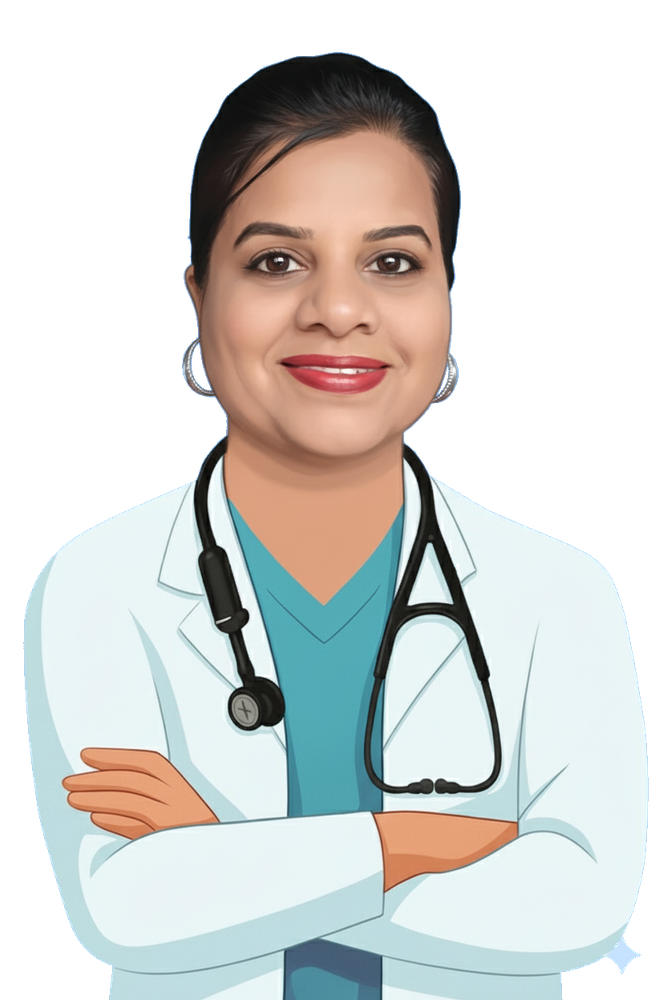
#> input picture border-addition/examples/input_transparent.png, 667 x 1000 px, shrunk from 832 x 1248 before the run; its folder holds only this picture in this run
$ python add_border.py --input examples/input_transparent.png --output out
#> lines starting #> are read from the running program, lines starting #| are printed output that depends on the picture; after the words box and inside, x2 and y2 are one past the last pixel; in counts of white or black regions, pixels touching at a corner belong together
#!/usr/bin/env python3
"""
Border Addition Module
Adds colored borders around the subject silhouette in transparent PNG images.
"""

import os
import sys
import argparse
from pathlib import Path
from PIL import Image
import numpy as np
from scipy.ndimage import binary_dilation


def hex_to_rgb(hex_color):
    """Convert hex color code to RGB tuple."""
    hex_color = hex_color.lstrip('#')
    return tuple(int(hex_color[i:i+2], 16) for i in (0, 2, 4))


def add_border_to_subject(input_path, output_path, border_color='#FF0000', border_width=2):
    """
    Add border around the subject silhouette (following the contour) in transparent PNG.

    Args:
        input_path (str): Path to input PNG file (with transparency)
        output_path (str): Path to output PNG file
        border_color (str): Border color in hex format (e.g., '#FF0000' for red)
        border_width (int): Border width in pixels

    Returns:
        bool: True if successful, False otherwise
    """
#> called with input_path = 'examples/input_transparent.png', output_path = 'out', border_color = '#FF0000', border_width = 2
    try:
        # Load image
        img = Image.open(input_path)
#> img is the input picture: PIL image 667x1000 RGBA; mean R, G, B, A 108.8, 109.4, 106.7, 148.6

        # Ensure RGBA mode
        if img.mode != 'RGBA':
            print(f"⚠ Warning: {input_path} is not in RGBA mode. Converting...")
            img = img.convert('RGBA')

        # Convert to numpy array
        data = np.array(img)

        # Get alpha channel
        alpha = data[:, :, 3]
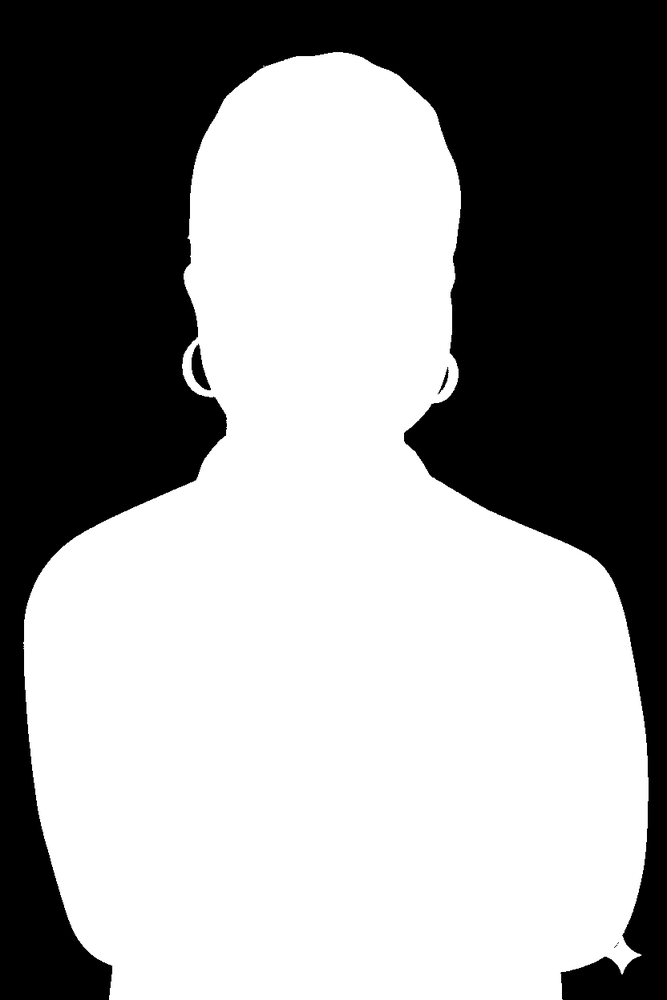
#> alpha: shape (1000, 667); min 0, max 255, mean 148.6

        # Create binary mask of non-transparent pixels (subject)
        subject_mask = alpha > 0
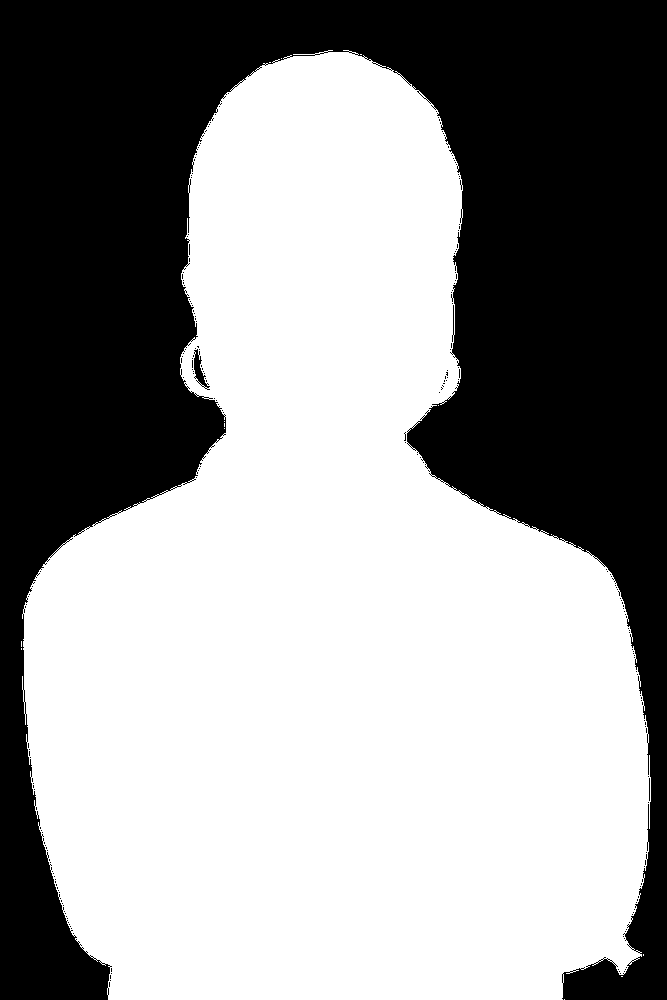
#> subject_mask: shape (1000, 667) bool; 58.9% white; 225 black regions (222 under 20 px), largest, box (x1, y1, x2, y2) and area: (0, 0, 667, 1000) 273725, (194, 349, 210, 390) 245, (649, 778, 650, 801) 23

        if not subject_mask.any():
            print(f"⚠ Warning: No non-transparent pixels found in {input_path}")
            # Still save the image (no border added)
            os.makedirs(os.path.dirname(output_path) if os.path.dirname(output_path) else '.', exist_ok=True)
            img.save(output_path, 'PNG')
            return True

        # Dilate the subject mask to expand it by border_width pixels
        # Use a circular structuring element for smooth borders
        structure = np.ones((3, 3), dtype=bool)
        dilated_mask = subject_mask.copy()
        for _ in range(border_width):
            dilated_mask = binary_dilation(dilated_mask, structure=structure)
#> this loop made 2 passes
#> pass 1, in add_border_to_subject, `dilated_mask = binary_dilation(dilated_mask, structure=structure)`:
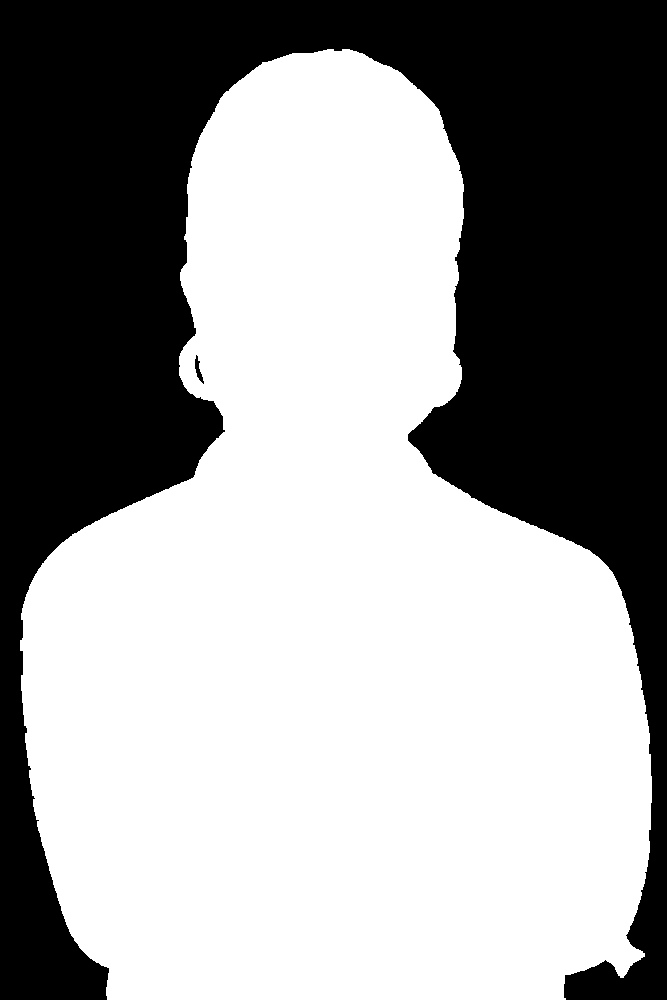
#> dilated_mask: shape (1000, 667) bool; 59.6% white; 2 black regions, box (x1, y1, x2, y2) and area: (0, 0, 667, 1000) 269201, (195, 355, 204, 384) 105
#> pass 2, in add_border_to_subject, `dilated_mask = binary_dilation(dilated_mask, structure=structure)`:
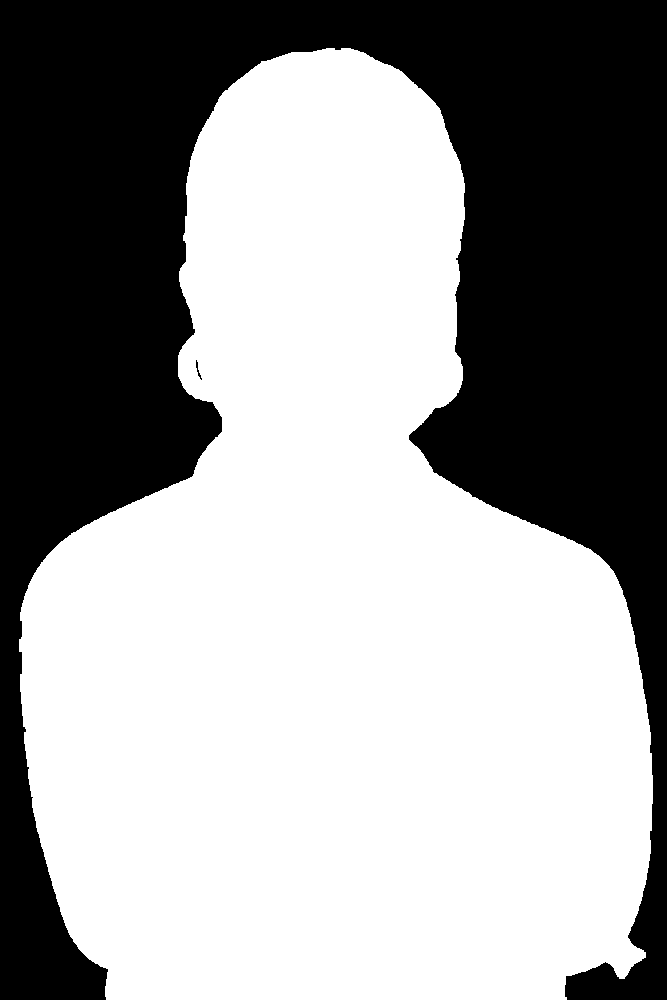
#> dilated_mask: shape (1000, 667) bool; 60.1% white; 2 black regions, box (x1, y1, x2, y2) and area: (0, 0, 667, 1000) 266081, (196, 360, 202, 380) 34

        # Border pixels are: dilated - original
        border_mask = dilated_mask & ~subject_mask
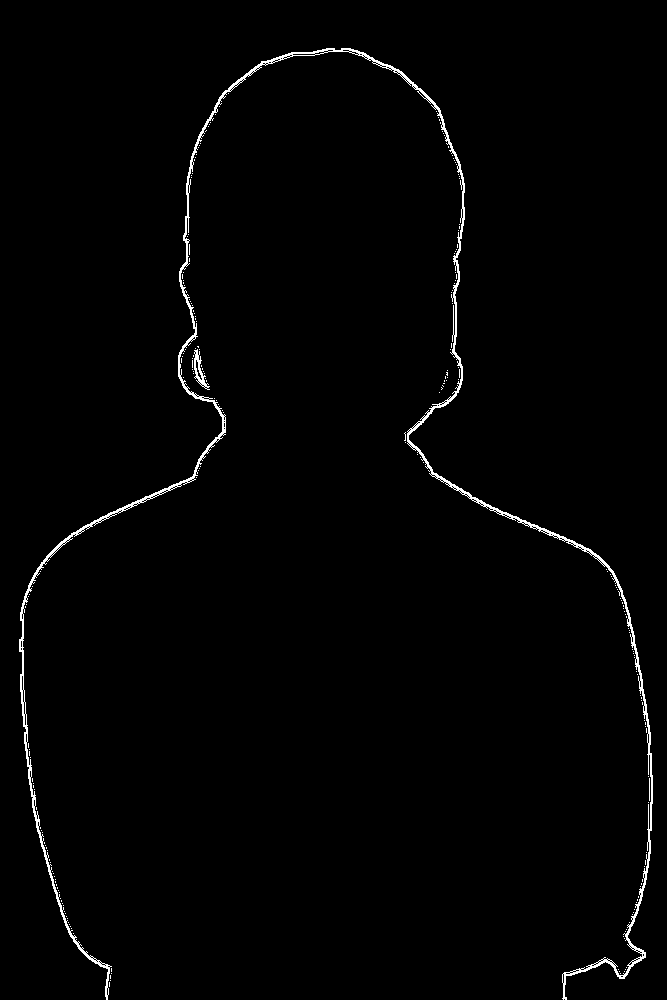
#> border_mask: shape (1000, 667) bool; 1.2% white in thin lines or dots

        # Create output image starting from input
        result_data = data.copy()

        # Convert border color to RGBA
        border_rgb = hex_to_rgb(border_color)
        border_rgba = border_rgb + (255,)

        # Apply border color to border pixels
        result_data[border_mask] = border_rgba
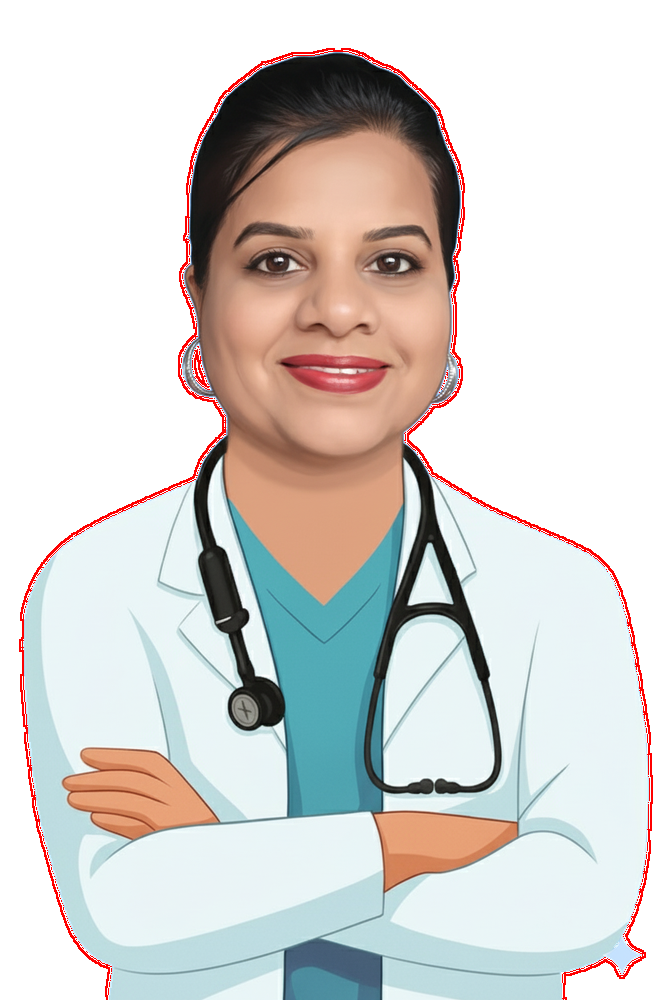
#> result_data: shape (1000, 667, 4); 1.24% of pixels changed, all inside (x1, y1, x2, y2) = (19, 48, 653, 1000); transparent parts drawn white

        # Convert back to PIL Image
        result = Image.fromarray(result_data, 'RGBA')

        # Ensure output directory exists
        os.makedirs(os.path.dirname(output_path) if os.path.dirname(output_path) else '.', exist_ok=True)

        # Save as PNG
        result.save(output_path, 'PNG')

        border_pixel_count = np.sum(border_mask)
#> border_pixel_count = 8239
        print(f"✓ Successfully processed: {input_path}")
        print(f"  → Border: {border_color} ({border_width}px) around subject silhouette")
        print(f"  → Border pixels added: {border_pixel_count}")
#|   → Border pixels added: 8239
        print(f"  → Saved to: {output_path}")

        return True

    except Exception as e:
        print(f"✗ Error processing {input_path}: {str(e)}", file=sys.stderr)
        import traceback
        traceback.print_exc()
        return False


# [41 lines left out: function process_directory, not called in this run]


def main():
    parser = argparse.ArgumentParser(
        description='Add colored borders around subject silhouettes in transparent PNG images.',
        formatter_class=argparse.RawDescriptionHelpFormatter,
        epilog="""
Examples:
  # Process single image with default settings (red border, 2px)
  python add_border.py -i input.png -o output.png

  # Process directory
  python add_border.py -d input/ -o output/

  # Custom border color and width
  python add_border.py -i input.png -o output.png -c "#00FF00" -w 5

  # Thick red border for batch processing
  python add_border.py -d ../background-removal/output -o output/ -w 3
        """
    )

    # Input options (mutually exclusive)
    input_group = parser.add_mutually_exclusive_group(required=True)
    input_group.add_argument('-i', '--input', help='Input PNG file')
    input_group.add_argument('-d', '--directory', help='Input directory containing PNG files')

    # Output
    parser.add_argument('-o', '--output', required=True,
                        help='Output file path (for single image) or directory (for batch)')

    # Border color
    parser.add_argument('-c', '--color', default='#FF0000',
                        help='Border color in hex format (default: #FF0000 - red)')

    # Border width
    parser.add_argument('-w', '--width', type=int, default=2,
                        help='Border width in pixels (default: 2)')

    args = parser.parse_args()

    # Validate border width
    if args.width < 1 or args.width > 100:
        print("Error: Border width must be between 1 and 100 pixels", file=sys.stderr)
        sys.exit(1)

    # Process based on input type
    if args.input:
        # Single file mode
        if not os.path.exists(args.input):
            print(f"Error: Input file not found: {args.input}", file=sys.stderr)
            sys.exit(1)

        success = add_border_to_subject(args.input, args.output, args.color, args.width)
        sys.exit(0 if success else 1)
#> (the program exits here)
